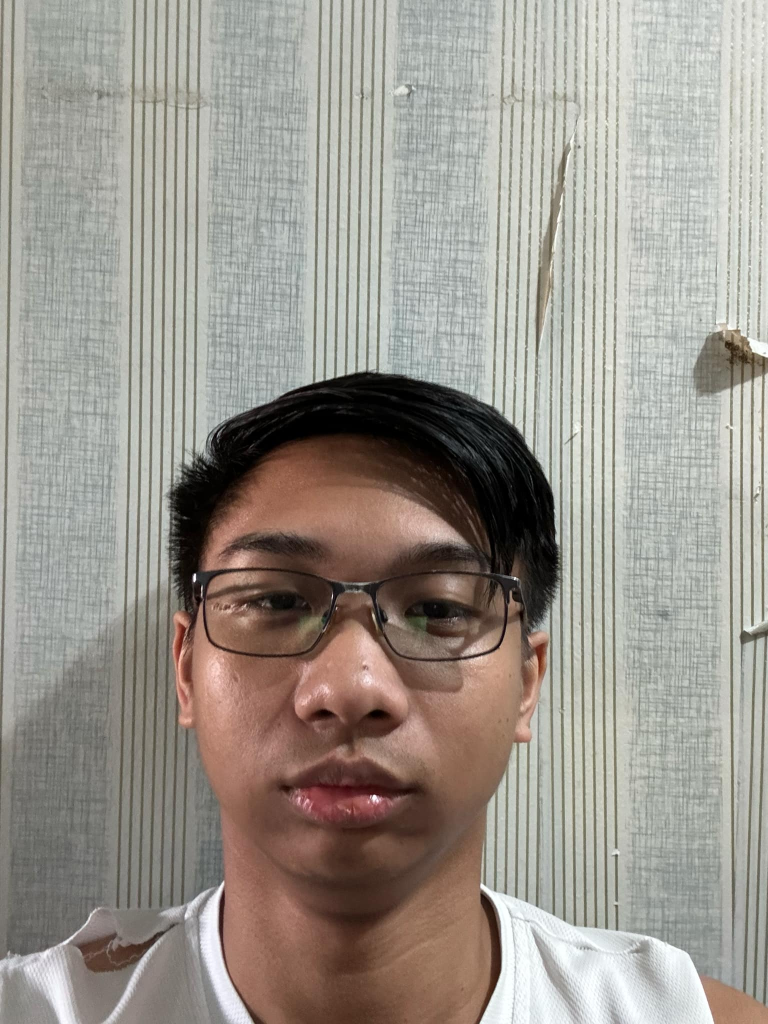
#> input picture Performing Face Recognition/dataset/person 1/xander (1).jpg, 1536 x 2048 px (shown at 1/2 size)
$ python Fisher.py
#> lines starting #> are read from the running program, lines starting #| are printed output that depends on the picture
### Performing Face Recognition/Read.py
import numpy as np
import os
import errno
import sys
import cv2

def read_images(dataset, sz=None):
#> called with dataset = 'dataset'
  c = 0
  X, y = [], []

  for dirname, dirnames, filenames in os.walk(dataset):
    for subdirname in dirnames:
      subject_path = os.path.join(dirname, subdirname)
      for filename in os.listdir(subject_path):
        try:
          if(filename == ".directory"):
            continue
          filepath = os.path.join(subject_path, filename)
          im = cv2.imread(os.path.join(subject_path, filename), cv2.IMREAD_GRAYSCALE)
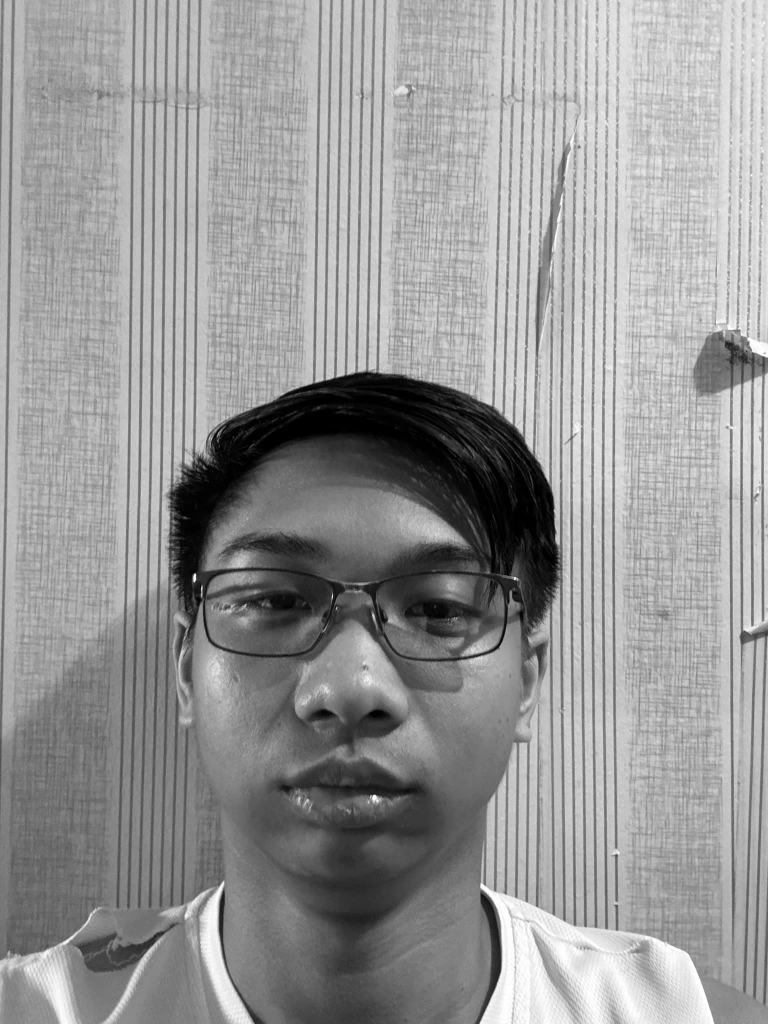
#> im: shape (2048, 1536) (shown at 1/2 size); min 0, max 255, mean 151

          # Resize the images to the prescribed size
          if (sz is not None):
            im = cv2.resize(im, (200,200))

          X.append(np.asarray(im, dtype=np.uint8))
          y.append(c)

        except IOError as e:
          print(f"I/O Error({e.errno}): {e.strerror}")
        except:
          print("Unexpected error:", sys.exc_info()[0])
          raise
      c = c+1
#> c = 1
  return [X, y]

test_data = read_images("dataset")
print(test_data)

### Performing Face Recognition/Fisher.py
from Read import read_images
import numpy as np
import cv2

def face_rec():
    names = ['jm', 'xander']  # Put your names here for faces to recognize

    [X, y] = read_images("dataset", sz=(200, 200))
#> call 2 of read_images, with dataset = 'dataset', sz = (200, 200)
#> in read_images (call 2), `im = cv2.resize(im, (200,200))`:
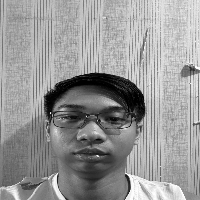
#> im: shape (200, 200); min 0, max 255, mean 150.9
    y = np.asarray(y, dtype=np.int32)

    model = cv2.face.FisherFaceRecognizer_create()
#> (the run stopped early here; a loop or call above may not have finished)
